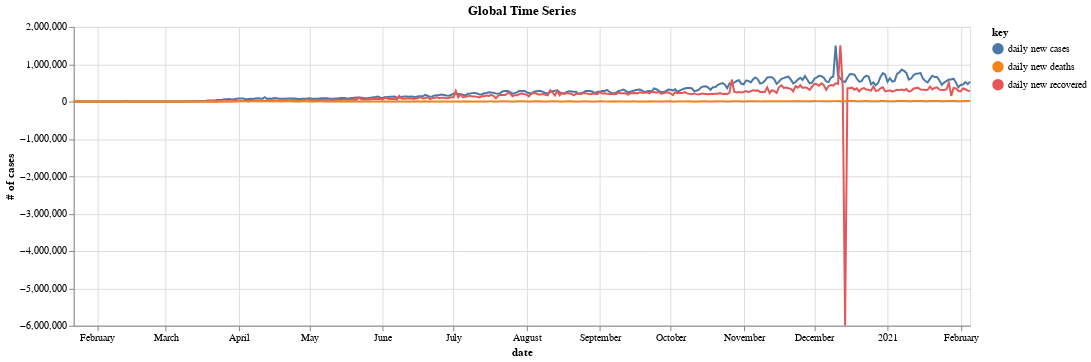

The code cell stored with this chart in its notebook:
### Code cell
#Plot Altair 6; Global time series chart for daily new cases, recovered, and deaths - version 3 (more fancy selector)

import altair as alt
import pandas as pd
import numpy as np


#declare data and initialization
data = timeseries_final

#specifying form of data; read: https://altair-viz.github.io/user_guide/data.html#long-form-vs-wide-form-data
base = alt.Chart(data).transform_fold(
    ['daily new cases', 'daily new recovered', 'daily new deaths']
)

# Create a selection that chooses the nearest point & selects based on x-value
nearest = alt.selection(type='single', nearest=True, on='mouseover',
                        fields=['date'], empty='none')

# The basic line
line = base.mark_line().encode(
    x='date:T',
    y=alt.Y('value:Q', axis=alt.Axis(title='# of cases')),
    color='key:N',
    
)

# Transparent selectors across the chart. This is what tells us
# the x-value of the cursor
selectors = base.mark_point().encode(
    x='date:T',
    opacity=alt.value(0),
    tooltip=[ alt.Tooltip('yearmonthdate(date)', title="Date")]
).add_selection(
    nearest
)

# Draw points on the line, and highlight based on selection
points = line.mark_point().encode(
    opacity=alt.condition(nearest, alt.value(1), alt.value(0))
)

# Draw text labels near the points, and highlight based on selection
text = line.mark_text(align='left', dx=5, dy=-5).encode(
    text=alt.condition(nearest, 'value:Q', alt.value(' '))
)

# Draw a rule at the location of the selection
rules = alt.Chart(data).mark_rule(color='gray').encode(
    x='date:T',
    
).transform_filter(
    nearest
)

# Put the five layers into a chart and bind the data
chart = alt.layer(
    line, selectors, points, rules, text
).properties(
    width=900, height=300, title='Global Time Series'
)
chart

### Figure 1 — Vega-Lite specification as saved in the notebook (floating-point values rounded to 4 significant figures; data arrays with more than 128 entries replaced by an {"elided": "..."} marker saying what was removed)
{"config": {"view": {"continuousWidth": 400, "continuousHeight": 300}}, "layer": [{"mark": "line", "encoding": {"color": {"type": "nominal", "field": "key"}, "x": {"type": "temporal", "field": "date"}, "y": {"type": "quantitative", "axis": {"title": "# of cases"}, "field": "value"}}, "transform": [{"fold": ["daily new cases", "daily new recovered", "daily new deaths"]}]}, {"mark": "point", "encoding": {"opacity": {"value": 0}, "tooltip": [{"type": "temporal", "field": "date", "timeUnit": "yearmonthdate", "title": "Date"}], "x": {"type": "temporal", "field": "date"}}, "selection": {"selector001": {"type": "single", "nearest": true, "on": "mouseover", "fields": ["date"], "empty": "none"}}, "transform": [{"fold": ["daily new cases", "daily new recovered", "daily new deaths"]}]}, {"mark": "point", "encoding": {"color": {"type": "nominal", "field": "key"}, "opacity": {"condition": {"value": 1, "selection": "selector001"}, "value": 0}, "x": {"type": "temporal", "field": "date"}, "y": {"type": "quantitative", "axis": {"title": "# of cases"}, "field": "value"}}, "transform": [{"fold": ["daily new cases", "daily new recovered", "daily new deaths"]}]}, {"mark": {"type": "rule", "color": "gray"}, "encoding": {"x": {"type": "temporal", "field": "date"}}, "transform": [{"filter": {"selection": "selector001"}}]}, {"mark": {"type": "text", "align": "left", "dx": 5, "dy": -5}, "encoding": {"color": {"type": "nominal", "field": "key"}, "text": {"condition": {"type": "quantitative", "field": "value", "selection": "selector001"}, "value": " "}, "x": {"type": "temporal", "field": "date"}, "y": {"type": "quantitative", "axis": {"title": "# of cases"}, "field": "value"}}, "transform": [{"fold": ["daily new cases", "daily new recovered", "daily new deaths"]}]}], "data": {"name": "data-628fd3314359ab947ca5013a3d0afba4"}, "height": 300, "title": "Global Time Series", "width": 900, "$schema": "https://vega.github.io/schema/vega-lite/v4.8.1.json", "datasets": {"data-628fd3314359ab947ca5013a3d0afba4": {"elided": "381 records"}}}
